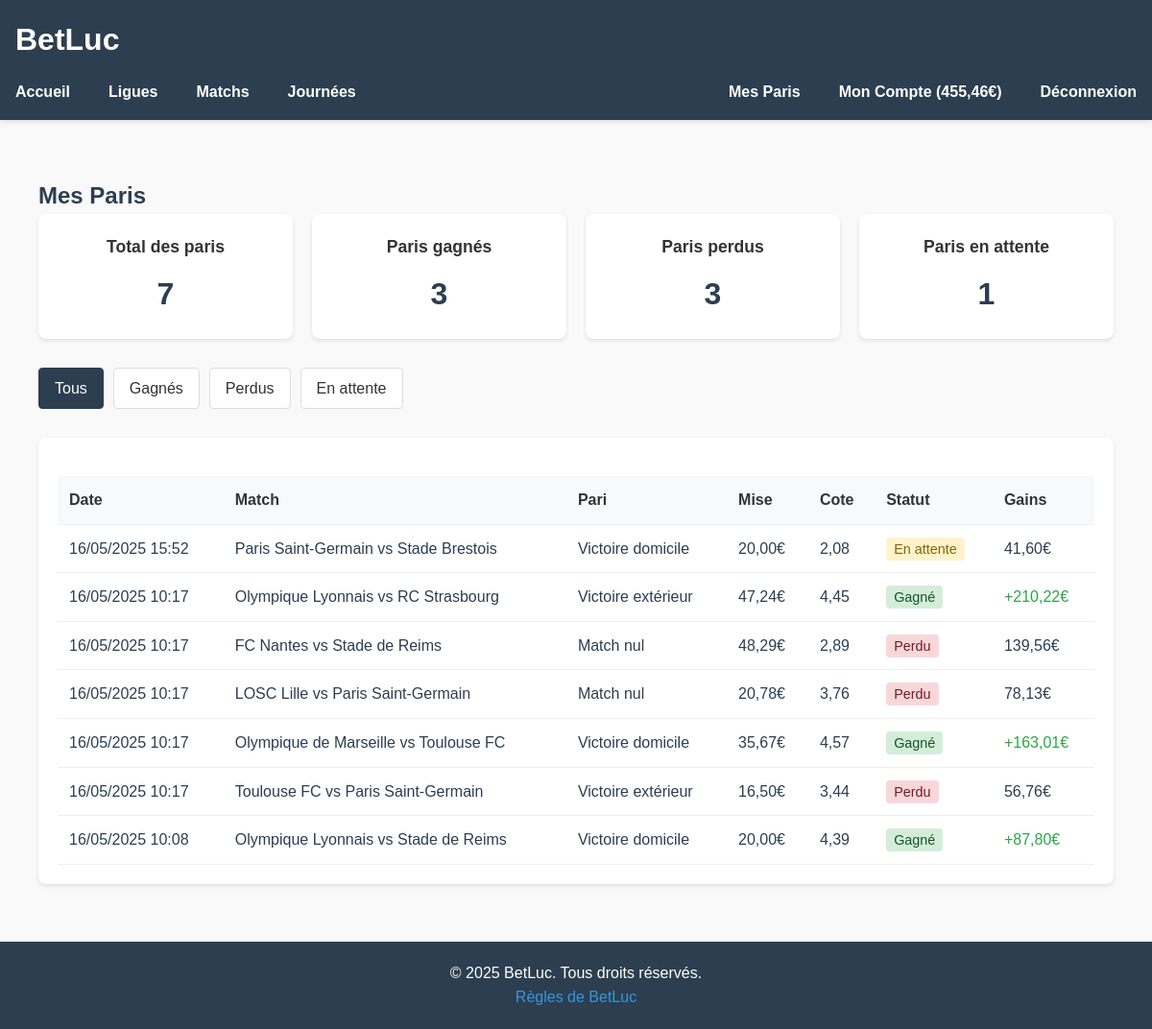
Screenshot of /my-bets/ (signed in) with the database file from the repository.
### accounts/models.py (models this page shows, shortened)
class Utilisateur(AbstractUser):
    email = models.EmailField(unique=True)
    username = models.CharField(max_length=150, unique=True)
    balance = models.DecimalField(max_digits=10, decimal_places=2, default=20.00, verbose_name="Solde")

### teams/models.py (models this page shows, shortened)
class Bet(models.Model):
    BET_TYPES = [
        ('home_win', 'Victoire domicile'),
        ('draw', 'Match nul'),
        ('away_win', 'Victoire extérieur'),
    ]
    STATUS_CHOICES = [
        ('pending', 'En attente'),
        ('won', 'Gagné'),
        ('lost', 'Perdu'),
    ]
    user = models.ForeignKey(Utilisateur, on_delete=models.CASCADE, related_name='bets')
    match = models.ForeignKey(Match, on_delete=models.CASCADE, related_name='bets')
    bet_type = models.CharField(max_length=20, choices=BET_TYPES)
    amount = models.DecimalField(max_digits=10, decimal_places=2)
    odds = models.DecimalField(max_digits=5, decimal_places=2, null=True, blank=True)
    status = models.CharField(max_length=20, choices=STATUS_CHOICES, default='pending')
    created_at = models.DateTimeField(auto_now_add=True)
    updated_at = models.DateTimeField(auto_now=True)
    @property
    def potential_win(self):
        return self.amount * self.odds

class Match(models.Model):
    STATUS_CHOICES = [
        ('scheduled', 'Programmé'),
        ('live', 'En cours'),
        ('completed', 'Terminé'),
    ]
    RESULT_CHOICES = [
        ('home_win', 'Victoire domicile'),
        ('draw', 'Match nul'),
        ('away_win', 'Victoire extérieur'),
        ('pending', 'En attente'),
    ]
    matchday = models.ForeignKey(Matchday, on_delete=models.CASCADE, related_name='matches')
    home_team = models.ForeignKey(Team, on_delete=models.CASCADE, related_name='home_matches')
    away_team = models.ForeignKey(Team, on_delete=models.CASCADE, related_name='away_matches')
    date = models.DateTimeField()
    home_score = models.IntegerField(null=True, blank=True)
    away_score = models.IntegerField(null=True, blank=True)
    status = models.CharField(max_length=20, choices=STATUS_CHOICES, default='scheduled')
    result = models.CharField(max_length=20, choices=RESULT_CHOICES, default='pending')
    stadium = models.CharField(max_length=100, blank=True)

class Team(models.Model):
    name = models.CharField(max_length=100, unique=True, verbose_name="Nom de l'équipe")
    league = models.ForeignKey(League, on_delete=models.CASCADE, related_name='teams', verbose_name="Ligue")
    logo = models.ImageField(upload_to='teams_logos/', blank=True, null=True, verbose_name="Logo")
    city = models.CharField(max_length=100, blank=True, verbose_name="Ville")
    founded_year = models.IntegerField(blank=True, null=True, verbose_name="Année de fondation")
    stadium = models.CharField(max_length=100, blank=True, verbose_name="Stade")
    class Meta:
        verbose_name = "Équipe"
        verbose_name_plural = "Équipes"
        ordering = ['name']
    def __str__(self):
        return self.name

### teams/views.py (the view)
# urls.py: path('my-bets/', views.my_bets, name='my_bets'),
@login_required
def my_bets(request):
    bets = Bet.objects.filter(user=request.user).order_by('-created_at')
    status = request.GET.get('status')
    if status in ['won', 'lost', 'pending']:
        bets = bets.filter(status=status)
    context = {
        'bets': bets,
        'total_bets': bets.count(),
        'won_bets': bets.filter(status='won').count(),
        'lost_bets': bets.filter(status='lost').count(),
        'pending_bets': bets.filter(status='pending').count(),
    }
    return render(request, 'teams/my_bets.html', context)

### templates/teams/my_bets.html (shortened to what this page needs)
{% extends 'base.html' %}
{% block content %}
<div class="content-container">
    <h2>Mes Paris</h2>
    <div class="stats-container">
        <div class="stat-card">
            <h3>Total des paris</h3>
            <p class="stat-number">{{ total_bets }}</p>
        </div>
        <div class="stat-card">
            <h3>Paris gagnés</h3>
            <p class="stat-number">{{ won_bets }}</p>
        </div>
        <div class="stat-card">
            <h3>Paris perdus</h3>
            <p class="stat-number">{{ lost_bets }}</p>
        </div>
        <div class="stat-card">
            <h3>Paris en attente</h3>
            <p class="stat-number">{{ pending_bets }}</p>
        </div>
    </div>
    <div class="filter-container">
        <a href="{% url 'teams:my_bets' %}" class="filter-button {% if not request.GET.status %}active{% endif %}">Tous</a>
        <a href="{% url 'teams:my_bets' %}?status=won" class="filter-button {% if request.GET.status == 'won' %}active{% endif %}">Gagnés</a>
        <a href="{% url 'teams:my_bets' %}?status=lost" class="filter-button {% if request.GET.status == 'lost' %}active{% endif %}">Perdus</a>
        <a href="{% url 'teams:my_bets' %}?status=pending" class="filter-button {% if request.GET.status == 'pending' %}active{% endif %}">En attente</a>
    </div>
    <div class="bets-container">
        {% if bets %}
            <table class="bets-table">
                <thead>
                    <tr>
                        <th>Date</th>
                        <th>Match</th>
                        <th>Pari</th>
                        <th>Mise</th>
                        <th>Cote</th>
                        <th>Statut</th>
                        <th>Gains</th>
                    </tr>
                </thead>
                <tbody>
                    {% for bet in bets %}
                    <tr>
                        <td>{{ bet.created_at|date:"d/m/Y H:i" }}</td>
                        <td>
                            <a href="{% url 'teams:match_detail' bet.match.id %}" class="match-link">
                                {{ bet.match.home_team }} vs {{ bet.match.away_team }}
                            </a>
                        </td>
                        <td>{{ bet.get_bet_type_display }}</td>
                        <td>{{ bet.amount|floatformat:2 }}€</td>
                        <td>{{ bet.odds }}</td>
                        <td>
                            {% if bet.status == 'won' %}
                                <span class="status-badge won">Gagné</span>
                            {% elif bet.status == 'lost' %}
                                <span class="status-badge lost">Perdu</span>
                            {% else %}
                                <span class="status-badge pending">En attente</span>
                            {% endif %}
                        </td>
                        <td>
                            {% if bet.status == 'won' %}
                                <span class="win-amount">+{{ bet.potential_win|floatformat:2 }}€</span>
                            {% else %}
                                {{ bet.potential_win|floatformat:2 }}€
                            {% endif %}
                        </td>
                    </tr>
                    {% endfor %}
                </tbody>
            </table>
        {% else %}
            <p class="no-bets">Aucun pari trouvé</p>
        {% endif %}
    </div>
</div>
{% endblock %}

### templates/base.html (shortened to what this page needs)
<!DOCTYPE html>
{% load static %}
<html lang="fr">
  <head>
    <link rel="stylesheet" href="{% static 'css/style.css' %}" />
  </head>
  <body>
    <header>
        <h1>BetLuc</h1>
        <nav>
            <ul class="main-nav">
                <li><a href="/">Accueil</a></li>
                <li><a href="{% url 'teams:league_list' %}">Ligues</a></li>
                <li><a href="{% url 'teams:match_list' %}">Matchs</a></li>
                <li><a href="{% url 'teams:matchdays_grid' %}">Journées</a></li>
            </ul>
            <ul class="auth-links">
                {% if user.is_authenticated %}
                    <li><a href="{% url 'teams:my_bets' %}">Mes Paris</a></li>
                    <li><a href="{% url 'accounts:profile' %}">Mon Compte ({{ user.balance|floatformat:2 }}€)</a></li>
                    <li><a href="{% url 'accounts:logout' %}">Déconnexion</a></li>
                {% else %}
                    <li><a href="{% url 'accounts:login' %}">Connexion</a></li>
                    <li><a href="{% url 'accounts:register' %}">Inscription</a></li>
                {% endif %}
            </ul>
        </nav>
    </header>
    <main>{% block content %}{% endblock %}</main>
    <footer class="footer mt-auto py-3 bg-light">
        <div class="container">
            <div class="row">
                <div class="col-md-6">
                    <p class="mb-0">&copy; 2025 BetLuc. Tous droits réservés.</p>
                </div>
                <div class="col-md-6 text-md-end">
                    <a href="{% url 'rules' %}" class="text-decoration-none text-muted">Règles de BetLuc</a>
                </div>
            </div>
        </div>
    </footer>
  </body>
</html>

### static/css/style.css (style rules this page uses)
:root { --primary-color: #3498db; --secondary-color: #2c3e50; --accent-color: #e74c3c; --light-color: #ecf0f1; --dark-color: #2c3e50; --success-color: #2ecc71; --warning-color: #f39c12; --error-color: #e74c3c; --grey-color: #95a5a6; --border-radius: 5px; --box-shadow: 0 2px 10px rgba(0, 0, 0, 0.1); }
* { margin: 0; padding: 0; box-sizing: border-box; }
body { font-family: 'Arial', sans-serif; line-height: 1.6; color: var(--dark-color); background-color: #f9f9f9; }
a { color: var(--primary-color); text-decoration: none; }
ul { list-style: none; }
header, main, footer { width: 100%; padding: 20px; }
header { background-color: var(--secondary-color); color: white; box-shadow: 0 2px 5px rgba(0,0,0,0.1); }
main { min-height: calc(100vh - 180px); max-width: 1200px; margin: 0 auto; padding: 40px 20px; }
footer { background-color: var(--secondary-color); color: white; text-align: center; padding: 20px; }
header h1 { margin-bottom: 15px; }
nav ul { display: flex; gap: 20px; }
nav ul li a { color: white; font-weight: bold; transition: color 0.3s; }
.bets-table { width: 100%; border-collapse: collapse; margin-top: 20px; }
.bets-table th, .bets-table td { padding: 12px; text-align: left; border-bottom: 1px solid #ddd; }
.bets-table th { background-color: var(--light-color); font-weight: bold; }

### templates/base.html (style rules this page uses)
:root { --primary-color: #3498db; --secondary-color: #2c3e50; --success-color: #4caf50; --danger-color: #f44336; --info-color: #2196f3; }
header { padding: 1rem; background-color: var(--secondary-color); color: white; }
header h1 { margin: 0; margin-bottom: 1rem; }
nav { display: flex; justify-content: space-between; align-items: center; }
.main-nav { display: flex; list-style: none; margin: 0; padding: 0; }
.main-nav li { margin-right: 20px; }
.auth-links { display: flex; list-style: none; margin: 0; padding: 0; }
.auth-links li { margin-left: 20px; }
.auth-links a { color: white; text-decoration: none; }

### templates/teams/my_bets.html (style rules this page uses)
.content-container { max-width: 1200px; margin: 0 auto; padding: 20px; }
.stats-container { display: grid; grid-template-columns: repeat(auto-fit, minmax(200px, 1fr)); gap: 20px; margin-bottom: 30px; }
.stat-card { background: #fff; border-radius: 8px; padding: 20px; box-shadow: 0 2px 4px rgba(0,0,0,0.1); text-align: center; }
.stat-card h3 { margin: 0 0 10px 0; color: #333; font-size: 1.1em; }
.stat-number { font-size: 2em; font-weight: bold; color: #2c3e50; margin: 0; }
.filter-container { margin-bottom: 30px; display: flex; gap: 10px; }
.filter-button { padding: 8px 16px; border: 1px solid #ddd; border-radius: 4px; text-decoration: none; color: #333; background: #fff; transition: all 0.3s ease; }
.filter-button.active { background: #2c3e50; color: #fff; border-color: #2c3e50; }
.bets-container { background: #fff; border-radius: 8px; padding: 20px; box-shadow: 0 2px 4px rgba(0,0,0,0.1); }
.bets-table { width: 100%; border-collapse: collapse; }
.bets-table th, .bets-table td { padding: 12px; text-align: left; border-bottom: 1px solid #eee; }
.bets-table th { background: #f8f9fa; font-weight: 600; color: #333; }
.match-link { color: #2c3e50; text-decoration: none; }
.status-badge { padding: 4px 8px; border-radius: 4px; font-size: 0.9em; font-weight: 500; }
.status-badge.won { background: #d4edda; color: #155724; }
.status-badge.lost { background: #f8d7da; color: #721c24; }
.status-badge.pending { background: #fff3cd; color: #856404; }
.win-amount { color: #28a745; font-weight: 500; }

### rows the page displays
Utilisateur: balance "455,46"
Bet: created_at "16/05/2025 15:52", match.home_team "Paris Saint-Germain", match.away_team "Stade Brestois", bet_type "Victoire domicile", amount "20,00", odds "2,08", status "En attente", potential_win "41,60"
Bet: created_at "16/05/2025 10:17", match.home_team "Olympique Lyonnais", match.away_team "RC Strasbourg", bet_type "Victoire extérieur", amount "47,24", odds "4,45", status "Gagné", potential_win "210,22"
Bet: created_at "16/05/2025 10:17", match.home_team "FC Nantes", match.away_team "Stade de Reims", bet_type "Match nul", amount "48,29", odds "2,89", status "Perdu", potential_win "139,56"
Bet: created_at "16/05/2025 10:17", match.home_team "LOSC Lille", match.away_team "Paris Saint-Germain", bet_type "Match nul", amount "20,78", odds "3,76", status "Perdu", potential_win "78,13"
Bet: created_at "16/05/2025 10:17", match.home_team "Olympique de Marseille", match.away_team "Toulouse FC", bet_type "Victoire domicile", amount "35,67", odds "4,57", status "Gagné", potential_win "163,01"
Bet: created_at "16/05/2025 10:17", match.home_team "Toulouse FC", match.away_team "Paris Saint-Germain", bet_type "Victoire extérieur", amount "16,50", odds "3,44", status "Perdu", potential_win "56,76"
Bet: created_at "16/05/2025 10:08", match.home_team "Olympique Lyonnais", match.away_team "Stade de Reims", bet_type "Victoire domicile", amount "20,00", odds "4,39", status "Gagné", potential_win "87,80"

### other values shown
{{ total_bets }} "7"
{{ won_bets }} "3"
{{ lost_bets }} "3"
{{ pending_bets }} "1"
